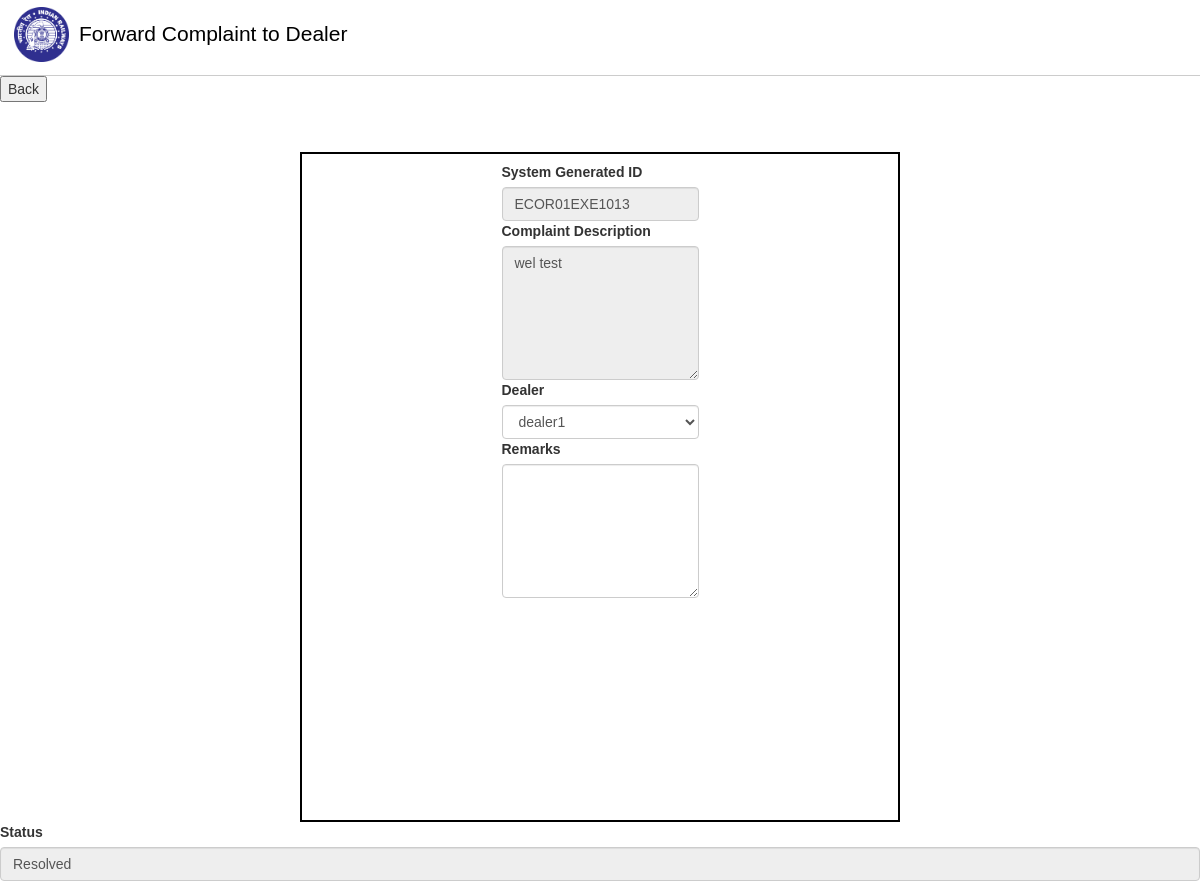
The page /forward_to_dealer.php?fdel=1 (signed in) on the database its author committed.
### tables this page shows
CREATE TABLE `user_complaint` (
  `cid` int(11) NOT NULL,
  `division` varchar(150) NOT NULL,
  `section` varchar(100) NOT NULL,
  `user_mast_id` int(11) NOT NULL,
  `name` varchar(150) NOT NULL,
  `mobile` varchar(100) NOT NULL,
  `complaint` text NOT NULL,
  `unique_id` varchar(150) NOT NULL,
  `remark_by_admin` varchar(100) NOT NULL,
  `status` int(11) NOT NULL DEFAULT 0,
  `remark_by_dealer` varchar(100) NOT NULL,
  `dealer_id` int(11) NOT NULL
);

CREATE TABLE `user_mast_tbl` (
  `uid` int(11) NOT NULL,
  `DIVISION` varchar(100) NOT NULL,
  `SECTIONCODE` int(11) NOT NULL,
  `USER_ID` varchar(80) NOT NULL,
  `pass` varchar(80) NOT NULL
);

CREATE TABLE `dealer_mast_tbl` (
  `did` int(11) NOT NULL,
  `username` varchar(100) NOT NULL,
  `pass` varchar(100) NOT NULL
);

### forward_to_dealer.php (the view, shortened to what this page needs)
<?php
include("config.php");
if ($_SESSION['log_admin'] != "") {
    $cid = $_GET['fdel'];
    $sql = "SELECT *, user_mast_tbl.USER_ID FROM user_complaint LEFT JOIN user_mast_tbl ON user_complaint.user_mast_id = user_mast_tbl.uid WHERE user_complaint.cid = '$cid'";
    $stmt = $conn->query($sql);
    $res = mysqli_fetch_assoc($stmt);
    $did = $res['dealer_id'];
    $sqldelaer = "SELECT * FROM dealer_mast_tbl";
    $stmt_dealer = $conn->query($sqldelaer);
?>
<!DOCTYPE html>
<html lang="en">
<head>
    <link rel="stylesheet" href="bootstrap.min.css">
    <link rel="stylesheet" href="style.css">
</head>
<body>
    <header class="site-header">
        <div class="site-identity">
            <a href="#"><img src="6a724b9501764fd83a4abcd37b58144d.png"/></a>
            <h1>Forward Complaint to Dealer</h1>
        </div>
        <nav class="site-navigation">
            <ul class="nav">
                <li><a href="https://en.wikipedia.org/wiki/Indian_Railways">About</a></li>
                <li><a href="https://indiarailinfo.com/news">News</a></li>
                <li><a href="https://indianrailways.gov.in/railwayboard/view_section.jsp?lang=0&id=0,5,384,831">Contact</a></li>
            </ul>
        </nav>
    </header>
    <input action="action" onclick="window.history.go(-1); return false;" type="submit" value="Back" />
    <div class="form">
        <form id="myForm" style="height: 650px;" method="post" >
            <div>
                <label for="User-id">System Generated ID</label>
                <input type="text" id="user" name="User-ID" value="<?php echo $res['USER_ID'] ?> " class="form-control" readonly>
            </div>
            <div>
                <label for="complaint">Complaint Description</label>
                <textarea rows="6" name="complaint" id="complaint" placeholder=" " required="" class="form-control" disabled><?php echo $res['complaint']; ?></textarea>
            </div>
            <div>
                <label for="dealer">Dealer</label>
                <select name="dealer" id="dealer" class="form-control" required>
                    <?php
                    while ($row = $stmt_dealer->fetch_assoc()) {
                        echo '<option value="' . $row['did'] . '"';
                        if ($row['did'] == $did) {
                            echo ' selected';
                        }
                        echo '>' . $row['username'] . '</option>';
                    }
                    ?>
                </select>
            </div>
            <div>
                <label for="remark">Remarks</label>
                <textarea rows="6" name="remark" id="remark" placeholder=" " class="form-control"></textarea>
            </div>
            <br>
        </form>
    </div>
    <div>
        <label for="status">Status</label>
        <input type="text" id="status" name="status" value="<?php echo ($res['status'] == 0) ? 'Pending' : 'Resolved'; ?>" class="form-control" readonly>
    </div>
</body>
</html>
<?php } else {
    header('Location: admin_login.php');
} ?>

### style.css (style rules this page uses)
body { font-family: Helvetica; margin: 0; }
a { text-decoration: none; color: #000; }
.site-header { border-bottom: 1px solid #ccc; padding: .5em 1em; }
.site-header::after { content: ""; display: table; clear: both; }
.site-identity { float: left; }
.site-identity h1 { font-size: 1.5em; margin: .7em 0 .3em 0; display: inline-block; }
.site-identity img { max-width: 55px; float: left; margin: 0 10px 0 0; }
.site-navigation { float: right; }
.site-navigation ul, li { margin: 0; padding: 0; }
.site-navigation li { display: inline-block; margin: 1.4em 1em 1em 1em; }
h1 { color:black; }
ul { list-style: none; color: #fff; font-size: 15px; letter-spacing: 0.5px; }
ul a { text-decoration: none; outline: none; color: #fff; transition: 0.3s; }
ul li { margin: 10px 0; height: 25px; }
.form { height: 670px; width: 600px; margin: auto; border: 2px solid black; justify-content: center; display: flex; align-items: center; margin-top: 50px; }

### rows shown on the page
user_complaint: User-ID "ECOR01EXE1013", complaint "wel test", dealer "dealer1", status "Resolved"
